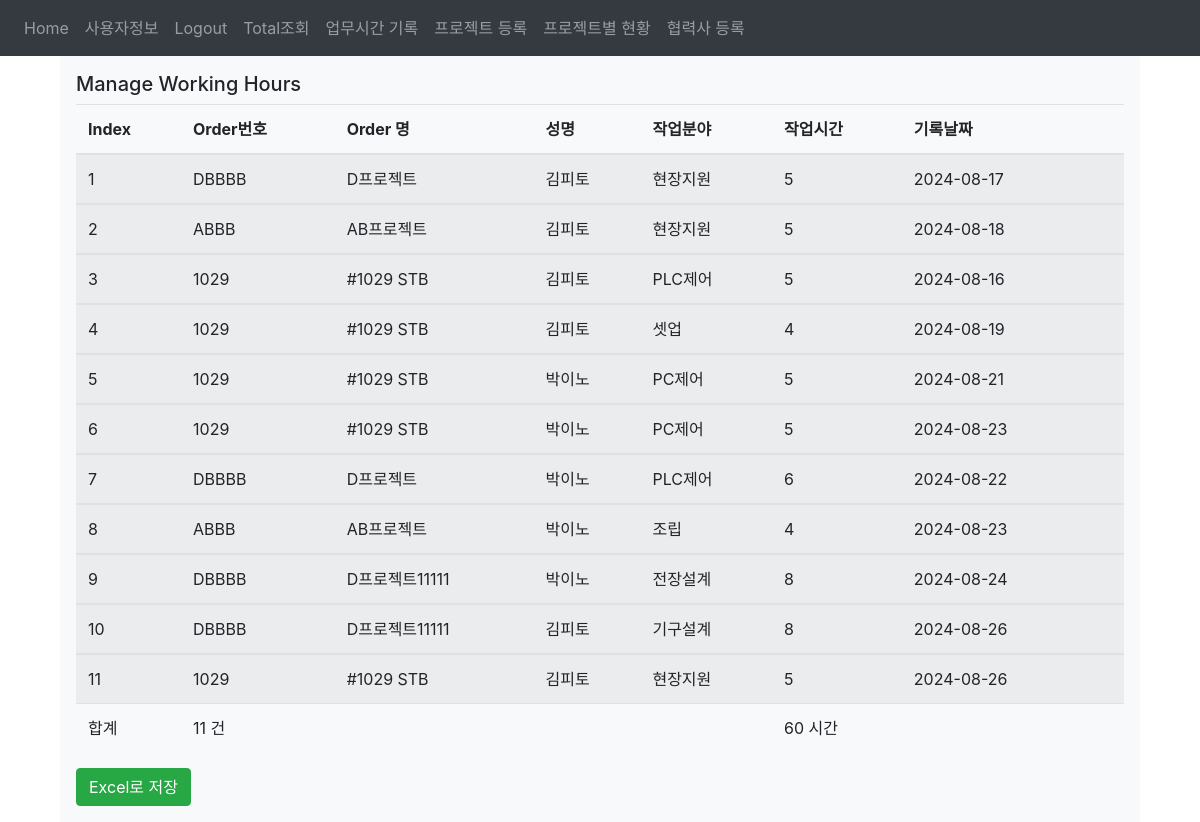
/workhour_total (signed in), run on the app's committed database.
### website/models.py (models this page shows)
class Working_hour(db.Model):                                         #내가 참여중인 프로젝트에 MD를 매일 등록한다. 2번
    id = db.Column(db.Integer, primary_key=True)                      #DB primary_key ID
    pcode = db.Column(db.String(50), nullable=False)                  #프로젝트 코드
    pname = db.Column(db.String(100))                                 #프로젝트 이름
    username = db.Column(db.String(50))                               #사용자 이름
    jobpart = db.Column(db.String(50))                                #업무 진행한 분야(근무시간을 쓴 곳)
    workhour = db.Column(db.Integer)                                  #프로젝트에 사용한 시간을 입력
    recodingdate = db.Column(db.String(50))                           #근무기록한 날짜 'yymmdd'
    date = db.Column(db.DateTime(timezone=True), default=func.now())  #timestamp
    user_id = db.Column(db.Integer, db.ForeignKey('user.id'))         #외래키 연동

### website/views.py (the view)
@views.route('/workhour_total', methods=['GET', 'POST'])
@login_required
def workhour_total():
    all_data = db.session.query(
            Working_hour.pcode,
            Working_hour.pname,
            Working_hour.username,
            Working_hour.jobpart,
            Working_hour.workhour,
            Working_hour.recodingdate
            ).all()
    return render_template("workhourtotal.html",all_data=all_data,user=current_user)

### website/__init__.py (called while the page is built)
def create_app():
    app.config['SECRET_KEY'] = 'hjshjhdjah kjshkjdhjs'
    app.config['SQLALCHEMY_DATABASE_URI'] = f'sqlite:///{DB_NAME}'
    db.init_app(app)
    from .views import views
    from .auth import auth
    app.register_blueprint(views, url_prefix='/')
    app.register_blueprint(auth, url_prefix='/')
    from .models import User
    with app.app_context():
        db.create_all()
    login_manager = LoginManager()
    login_manager.login_view = 'auth.login'
    login_manager.init_app(app)
    @login_manager.user_loader
    def load_user(id):
        return User.query.get(int(id))
    return app

### website/templates/workhourtotal.html (shortened to what this page needs)
{% extends 'base.html' %}
{% block content %}
<div class="container">
<div class="table-wrapper">
<div class="row">
<div class="col-md-12">
<div class="bg-light p-3">
    <h5>Manage Working Hours </h5>
  <table class="table table-hover table-striped table-responsive-sm" id="table1">
    <thead>
        <tr>
        <th>Index</th>
        <th>Order번호</th>
        <th>Order 명</th>
        <th>성명</th>
        <th>작업분야</th>
        <th>작업시간</th>
        <th>기록날짜</th>
        <th></th>
        </tr>
    </thead>
    {% for row in all_data %}
    <tbody>
      <tr>
        <td>{{loop.index}}</td>
        <td>{{row.pcode}}</td>
        <td>{{row.pname}}</td>
        <td>{{row.username}}</td>
        <td>{{row.jobpart}}</td>
        <td class="participation-time">{{row.workhour}}</td>
        <td>{{row.recodingdate}}</td>
        <td></td>
      </tr>
    </tbody>
    {% endfor %}
    <tfoot>
        <tr>
          <td>합계</td>
          <td id="count"></td>
          <td></td>
          <td></td>
          <td></td>
          <td id="total-time"></td>
          <td></td>
          <td></td>
        </tr>
    </tfoot>
    </table>
    <button class="btn btn-success float-end" onclick="exportTableToExcel('table1', 'working_hours')">Excel로 저장</button>
</div>
</div>
</div>
</div>
</div>
{% endblock %}

### website/templates/base.html (style rules this page uses)
.table-wrapper { overflow-x: auto; width: 100%; }

### data on the page
Working_hour: pcode "DBBBB", pname "D프로젝트", username "김피토", jobpart "현장지원", workhour "5", recodingdate "2024-08-17"
Working_hour: pcode "ABBB", pname "AB프로젝트", username "김피토", jobpart "현장지원", workhour "5", recodingdate "2024-08-18"
Working_hour: pcode "1029", pname "#1029 STB", username "김피토", jobpart "PLC제어", workhour "5", recodingdate "2024-08-16"
Working_hour: pcode "1029", pname "#1029 STB", username "김피토", jobpart "셋업", workhour "4", recodingdate "2024-08-19"
Working_hour: pcode "1029", pname "#1029 STB", username "박이노", jobpart "PC제어", workhour "5", recodingdate "2024-08-21"
Working_hour: pcode "1029", pname "#1029 STB", username "박이노", jobpart "PC제어", workhour "5", recodingdate "2024-08-23"
Working_hour: pcode "DBBBB", pname "D프로젝트", username "박이노", jobpart "PLC제어", workhour "6", recodingdate "2024-08-22"
Working_hour: pcode "ABBB", pname "AB프로젝트", username "박이노", jobpart "조립", workhour "4", recodingdate "2024-08-23"
Working_hour: pcode "DBBBB", pname "D프로젝트11111", username "박이노", jobpart "전장설계", workhour "8", recodingdate "2024-08-24"
Working_hour: pcode "DBBBB", pname "D프로젝트11111", username "김피토", jobpart "기구설계", workhour "8", recodingdate "2024-08-26"
Working_hour: pcode "1029", pname "#1029 STB", username "김피토", jobpart "현장지원", workhour "5", recodingdate "2024-08-26"
